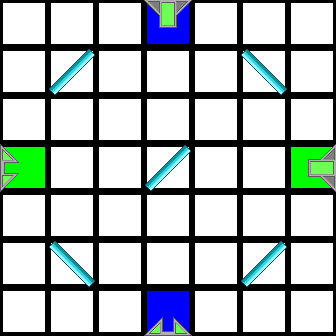

This is a level from a 2D game, rendered from its Tiled map with the project's own tilesets. A one-line summary and the complete map file follow:
An orthogonal 7x7 tile map with 48x48 px tiles, 2 tile layers (Colors, Tiles).

<map version="1.0" orientation="orthogonal" renderorder="right-down" width="7" height="7" tilewidth="48" tileheight="48">
 <properties>
  <property name="AvailableTiles" value="1, 2, 2" />
 </properties>
 <tileset firstgid="1" source="tiles.tsx" />
 <layer name="Colors" width="7" height="7">
  <data encoding="csv">
41,41,41,44,41,41,41,
41,41,41,41,41,41,41,
41,41,41,41,41,41,41,
43,41,41,41,41,41,43,
41,41,41,41,41,41,41,
41,41,41,41,41,41,41,
41,41,41,44,41,41,41
</data>
 </layer>
 <layer name="Tiles" width="7" height="7">
  <data encoding="csv">
1,1,1,7,1,1,1,
1,2,1,1,1,3,1,
1,1,1,1,1,1,1,
10,1,1,2,1,1,8,
1,1,1,1,1,1,1,
1,3,1,1,1,2,1,
1,1,1,9,1,1,1
</data>
 </layer>
</map>
